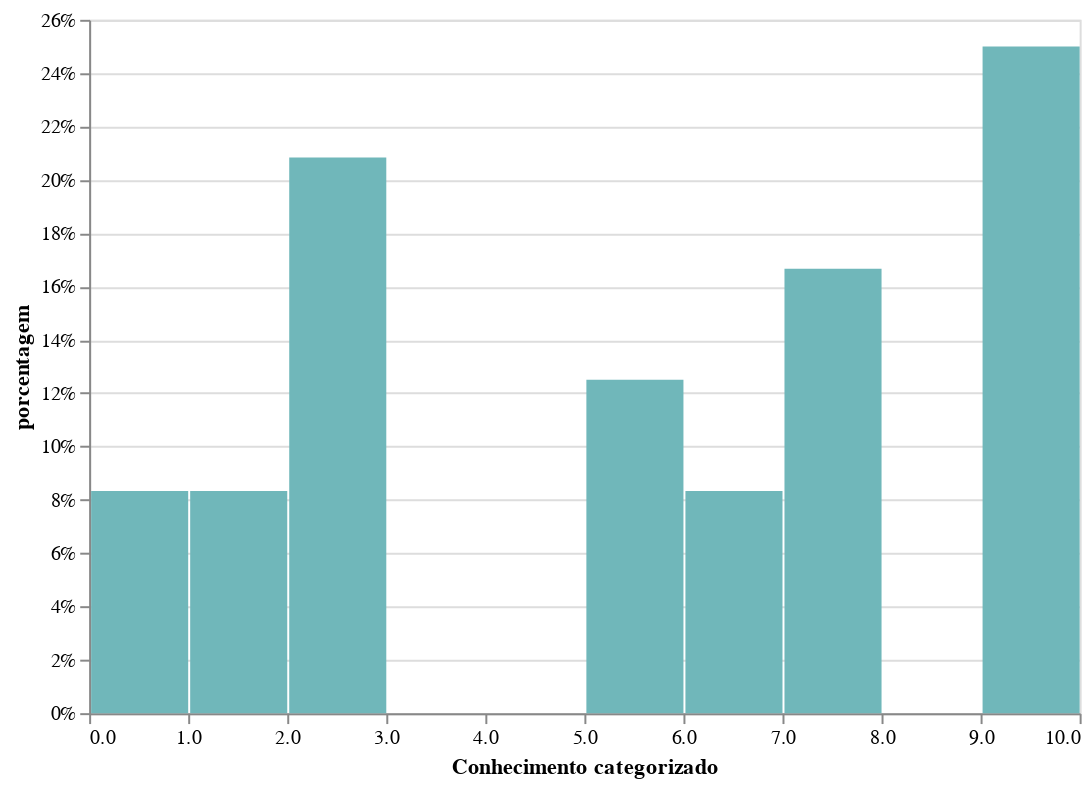

Notebook source saved alongside this figure:
### Code cell
histogram = alt.Chart(histograma,width=500, height=350).transform_joinaggregate(
    total='count(*)'
).transform_calculate(
    pct='1 / datum.total'
).mark_bar().encode(
    alt.X('conhecimento:Q', bin=True, title='Conhecimento categorizado'),
    alt.Y('sum(pct):Q', axis=alt.Axis(format='%'), title='porcentagem'),
).configure_bar(
    color = '#70B7BA'
)

# change the title of x and y axis
histogram

### Figure 1 — Vega-Lite specification as saved in the notebook (floating-point values rounded to 4 significant figures)
{"config": {"view": {"continuousWidth": 400, "continuousHeight": 300}, "bar": {"color": "#70B7BA"}}, "data": {"name": "data-ad9c91bda0b4b963f7d655a05cee4b0f"}, "mark": "bar", "encoding": {"x": {"bin": true, "field": "conhecimento", "title": "Conhecimento categorizado", "type": "quantitative"}, "y": {"aggregate": "sum", "axis": {"format": "%"}, "field": "pct", "title": "porcentagem", "type": "quantitative"}}, "height": 350, "transform": [{"joinaggregate": [{"op": "count", "field": "*", "as": "total"}]}, {"calculate": "1 / datum.total", "as": "pct"}], "width": 500, "$schema": "https://vega.github.io/schema/vega-lite/v4.17.0.json", "datasets": {"data-ad9c91bda0b4b963f7d655a05cee4b0f": [{"id_avaliacao": 1, "carater": "disposto-bom", "intensidade": 1, "id_disciplina": 1, "id_professor": 3, "nome_professor": "Marcos", "id_assunto": 1, "nome_assunto": "portugues", "id_turma": 1, "curso": "fundamental_1", "periodo": 8, "tag": "B", "data": "11/05/2022", "conhecimento": 9}, {"id_avaliacao": 2, "carater": "disposto-ruim", "intensidade": 3, "id_disciplina": 1, "id_professor": 3, "nome_professor": "Marcos", "id_assunto": 1, "nome_assunto": "portugues", "id_turma": 1, "curso": "fundamental_1", "periodo": 8, "tag": "B", "data": "12/05/2022", "conhecimento": 1}, {"id_avaliacao": 3, "carater": "indisposto-bom", "intensidade": 4, "id_disciplina": 1, "id_professor": 3, "nome_professor": "Marcos", "id_assunto": 1, "nome_assunto": "portugues", "id_turma": 1, "curso": "fundamental_1", "periodo": 8, "tag": "B", "data": "13/05/2022", "conhecimento": 6}, {"id_avaliacao": 4, "carater": "indisposto-ruim", "intensidade": 3, "id_disciplina": 1, "id_professor": 3, "nome_professor": "Marcos", "id_assunto": 1, "nome_assunto": "portugues", "id_turma": 1, "curso": "fundamental_1", "periodo": 8, "tag": "B", "data": "14/05/2022", "conhecimento": 6}, {"id_avaliacao": 5, "carater": "disposto-bom", "intensidade": 5, "id_disciplina": 1, "id_professor": 3, "nome_professor": "Marcos", "id_assunto": 1, "nome_assunto": "portugues", "id_turma": 1, "curso": "fundamental_1", "periodo": 8, "tag": "B", "data": "15/05/2022", "conhecimento": 9}, {"id_avaliacao": 6, "carater": "disposto-bom", "intensidade": 5, "id_disciplina": 1, "id_professor": 3, "nome_professor": "Marcos", "id_assunto": 1, "nome_assunto": "portugues", "id_turma": 1, "curso": "fundamental_1", "periodo": 8, "tag": "B", "data": "16/05/2022", "conhecimento": 2}, {"id_avaliacao": 7, "carater": "disposto-ruim", "intensidade": 5, "id_disciplina": 1, "id_professor": 3, "nome_professor": "Marcos", "id_assunto": 1, "nome_assunto": "portugues", "id_turma": 1, "curso": "fundamental_1", "periodo": 8, "tag": "B", "data": "17/05/2022", "conhecimento": 2}, {"id_avaliacao": 8, "carater": "disposto-ruim", "intensidade": 5, "id_disciplina": 1, "id_professor": 3, "nome_professor": "Marcos", "id_assunto": 1, "nome_assunto": "portugues", "id_turma": 1, "curso": "fundamental_1", "periodo": 8, "tag": "B", "data": "18/05/2022", "conhecimento": 7}, {"id_avaliacao": 9, "carater": "indisposto-bom", "intensidade": 4, "id_disciplina": 1, "id_professor": 3, "nome_professor": "Marcos", "id_assunto": 1, "nome_assunto": "portugues", "id_turma": 1, "curso": "fundamental_1", "periodo": 8, "tag": "B", "data": "19/05/2022", "conhecimento": 5}, {"id_avaliacao": 10, "carater": "indisposto-ruim", "intensidade": 5, "id_disciplina": 1, "id_professor": 3, "nome_professor": "Marcos", "id_assunto": 1, "nome_assunto": "portugues", "id_turma": 1, "curso": "fundamental_1", "periodo": 8, "tag": "B", "data": "20/05/2022", "conhecimento": 7}, {"id_avaliacao": 11, "carater": "indisposto-ruim", "intensidade": 3, "id_disciplina": 1, "id_professor": 3, "nome_professor": "Marcos", "id_assunto": 1, "nome_assunto": "portugues", "id_turma": 1, "curso": "fundamental_1", "periodo": 8, "tag": "B", "data": "21/05/2022", "conhecimento": 7}, {"id_avaliacao": 12, "carater": "indisposto-ruim", "intensidade": 2, "id_disciplina": 1, "id_professor": 3, "nome_professor": "Marcos", "id_assunto": 1, "nome_assunto": "portugues", "id_turma": 1, "curso": "fundamental_1", "periodo": 8, "tag": "B", "data": "22/05/2022", "conhecimento": 10}, {"id_avaliacao": 13, "carater": "disposto-ruim", "intensidade": 4, "id_disciplina": 1, "id_professor": 3, "nome_professor": "Marcos", "id_assunto": 1, "nome_assunto": "portugues", "id_turma": 1, "curso": "fundamental_1", "periodo": 8, "tag": "B", "data": "23/05/2022", "conhecimento": 2}, {"id_avaliacao": 14, "carater": "disposto-bom", "intensidade": 5, "id_disciplina": 1, "id_professor": 3, "nome_professor": "Marcos", "id_assunto": 1, "nome_assunto": "portugues", "id_turma": 1, "curso": "fundamental_1", "periodo": 8, "tag": "B", "data": "24/05/2022", "conhecimento": 5}, {"id_avaliacao": 15, "carater": "indisposto-ruim", "intensidade": 3, "id_disciplina": 1, "id_professor": 3, "nome_professor": "Marcos", "id_assunto": 1, "nome_assunto": "portugues", "id_turma": 1, "curso": "fundamental_1", "periodo": 8, "tag": "B", "data": "25/05/2022", "conhecimento": 2}, {"id_avaliacao": 16, "carater": "indisposto-bom", "intensidade": 2, "id_disciplina": 1, "id_professor": 3, "nome_professor": "Marcos", "id_assunto": 1, "nome_assunto": "portugues", "id_turma": 1, "curso": "fundamental_1", "periodo": 8, "tag": "B", "data": "26/05/2022", "conhecimento": 1}, {"id_avaliacao": 17, "carater": "indisposto-bom", "intensidade": 5, "id_disciplina": 1, "id_professor": 3, "nome_professor": "Marcos", "id_assunto": 1, "nome_assunto": "portugues", "id_turma": 1, "curso": "fundamental_1", "periodo": 8, "tag": "B", "data": "27/05/2022", "conhecimento": 9}, {"id_avaliacao": 18, "carater": "indisposto-bom", "intensidade": 1, "id_disciplina": 1, "id_professor": 3, "nome_professor": "Marcos", "id_assunto": 1, "nome_assunto": "portugues", "id_turma": 1, "curso": "fundamental_1", "periodo": 8, "tag": "B", "data": "28/05/2022", "conhecimento": 10}, {"id_avaliacao": 19, "carater": "indisposto-ruim", "intensidade": 3, "id_disciplina": 1, "id_professor": 3, "nome_professor": "Marcos", "id_assunto": 1, "nome_assunto": "portugues", "id_turma": 1, "curso": "fundamental_1", "periodo": 8, "tag": "B", "data": "29/05/2022", "conhecimento": 0}, {"id_avaliacao": 20, "carater": "disposto-bom", "intensidade": 2, "id_disciplina": 1, "id_professor": 3, "nome_professor": "Marcos", "id_assunto": 1, "nome_assunto": "portugues", "id_turma": 1, "curso": "fundamental_1", "periodo": 8, "tag": "B", "data": "30/05/2022", "conhecimento": 5}, {"id_avaliacao": 21, "carater": "disposto-ruim", "intensidade": 5, "id_disciplina": 1, "id_professor": 3, "nome_professor": "Marcos", "id_assunto": 1, "nome_assunto": "portugues", "id_turma": 1, "curso": "fundamental_1", "periodo": 8, "tag": "B", "data": "31/05/2022", "conhecimento": 7}, {"id_avaliacao": 22, "carater": "disposto-ruim", "intensidade": 4, "id_disciplina": 1, "id_professor": 3, "nome_professor": "Marcos", "id_assunto": 1, "nome_assunto": "portugues", "id_turma": 1, "curso": "fundamental_1", "periodo": 8, "tag": "B", "data": "01/06/2022", "conhecimento": 2}, {"id_avaliacao": 23, "carater": "indisposto-bom", "intensidade": 5, "id_disciplina": 1, "id_professor": 3, "nome_professor": "Marcos", "id_assunto": 1, "nome_assunto": "portugues", "id_turma": 1, "curso": "fundamental_1", "periodo": 8, "tag": "B", "data": "02/06/2022", "conhecimento": 0}, {"id_avaliacao": 24, "carater": "indisposto-ruim", "intensidade": 2, "id_disciplina": 1, "id_professor": 3, "nome_professor": "Marcos", "id_assunto": 1, "nome_assunto": "portugues", "id_turma": 1, "curso": "fundamental_1", "periodo": 8, "tag": "B", "data": "03/06/2022", "conhecimento": 9}]}}
